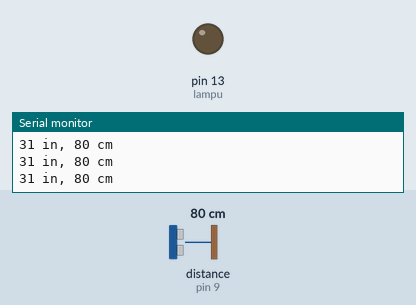
Simulated run of this sketch. Board: Arduino Uno, built with avr-gcc and run on an emulated ATmega328P. Shown: output pins drawn as LEDs (lit = HIGH), the last lines printed to the serial monitor. Wiring (inferred from the names in the program): ultrasonic range finder: trigger pin 10; echo pin 9. The inputs (shaded band) are chosen by the test bench; at power-on: distance to the obstacle (sensor on pin 9) 80 cm. The echo pulse lasts 58.3 µs per cm; pins used as bus, display or sensor lines are not drawn.

Above: at 1.2 s.
1.3 s: distance to the obstacle (sensor on pin 9) set to 35 cm
4.3 s: distance to the obstacle (sensor on pin 9) set to 29 cm
At 5.2 s:
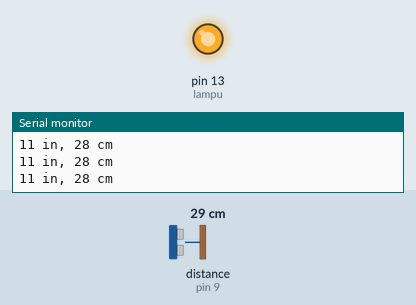
5.8 s: distance to the obstacle (sensor on pin 9) set to 60 cm
At 6.3 s:
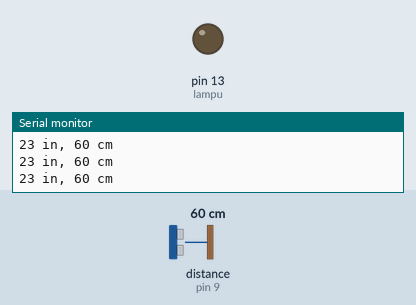
8.8 s: distance to the obstacle (sensor on pin 9) set to 18 cm
At 9.7 s:
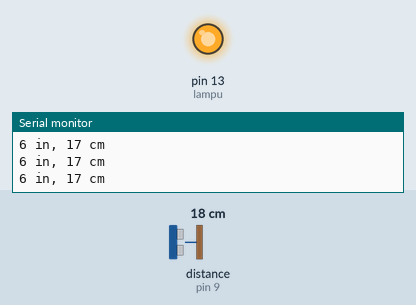
Timing chart, 0 to 11.3 s (numbered marks = the images above; inputs shaded):
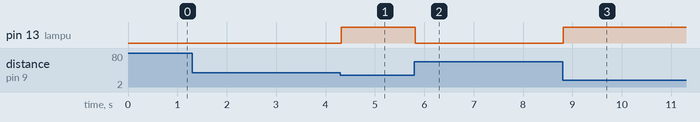

Measured:
- the behaviour switches between 32 and 31 cm on distance to the obstacle (sensor on pin 9) (found by bisection; images 0 and 1)
- after the input at 4.3 s, pin 13 (lampu): LOW → HIGH at once
- after the input at 5.8 s, pin 13 (lampu): HIGH → LOW at once
- after the input at 8.8 s, pin 13 (lampu): LOW → HIGH at once

The sketch:

Pengukuran_Jarak.ino.ino
```cpp
const int trigPin = 10;
const int echoPin = 9;
int lampu = 13 ;

void setup() {
  Serial.begin(9600);
  pinMode(lampu, OUTPUT);
}

long duration, inches, cm;

void loop()
{
  pinMode(trigPin, OUTPUT);
  digitalWrite(trigPin, LOW);
  delayMicroseconds(2);
  digitalWrite(trigPin, HIGH);
  delayMicroseconds(10);
  digitalWrite(trigPin, LOW);

  pinMode(echoPin, INPUT);
  duration = pulseIn(echoPin, HIGH);

  inches = microsecondsKeInchi(duration);
  cm = microsecondsKeCenti(duration);

  Serial.print(inches);
  Serial.print(" in, ");
  Serial.print(cm);
  Serial.print(" cm");
  Serial.println();

  lampuNyala() ;


  delay(10);
}

long microsecondsKeInchi(long microseconds)
{
  return microseconds / 74 / 2;
}

long microsecondsKeCenti(long microseconds)
{
  return microseconds / 29 / 2;
}

void lampuNyala(){
   if(cm > 0 && cm <=30){
      digitalWrite(lampu,HIGH) ;
    }
    else{
      digitalWrite(lampu,LOW) ;
      }
  }
```
